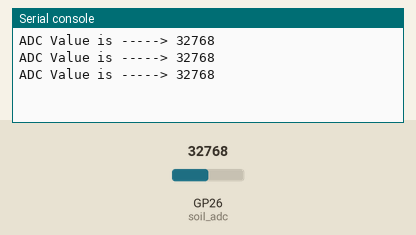
Bench run of a program on a simulated Raspberry Pi Pico running MicroPython. On the bench: the last lines printed to the serial console. Inputs (shaded band) come from the test bench; at power-on: GP26 (soil_adc) = 32768 (analog values on the 0–65535 scale).

Above: at 1.2 s.
1.3 s: GP26 (soil_adc) set to 45874
At 1.9 s:
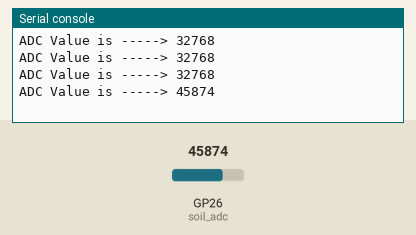
2.8 s: GP26 (soil_adc) set to 57670
At 3.4 s:
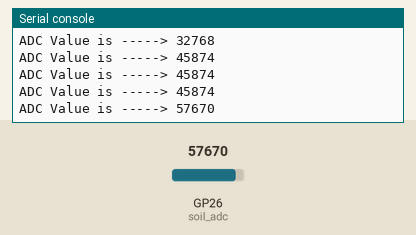
Timing chart, 0 to 5.8 s (numbered marks = the images above; inputs shaded):
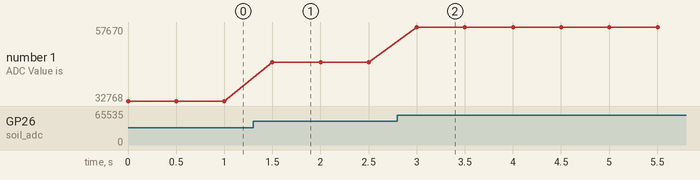

Measured:
- after the input at 1.3 s, the serial console: prints a new line after 0.20 s (image 1)
- after the input at 2.8 s, the serial console: prints a new line after 0.20 s (image 2)
- plotted number 1: 32768 → 45874 after the input at 1.3 s, 45874 → 57670 after the input at 2.8 s

The program:

capcitive_values.py
```python
from machine import ADC, Pin
import utime


def get_capacitator_measurements():
    soil_adc = ADC(Pin(26)) # pin for analog values
    while True:
        print("ADC Value is -----> %d" % soil_adc.read_u16())
        utime.sleep(0.5)

get_capacitator_measurements()
```
